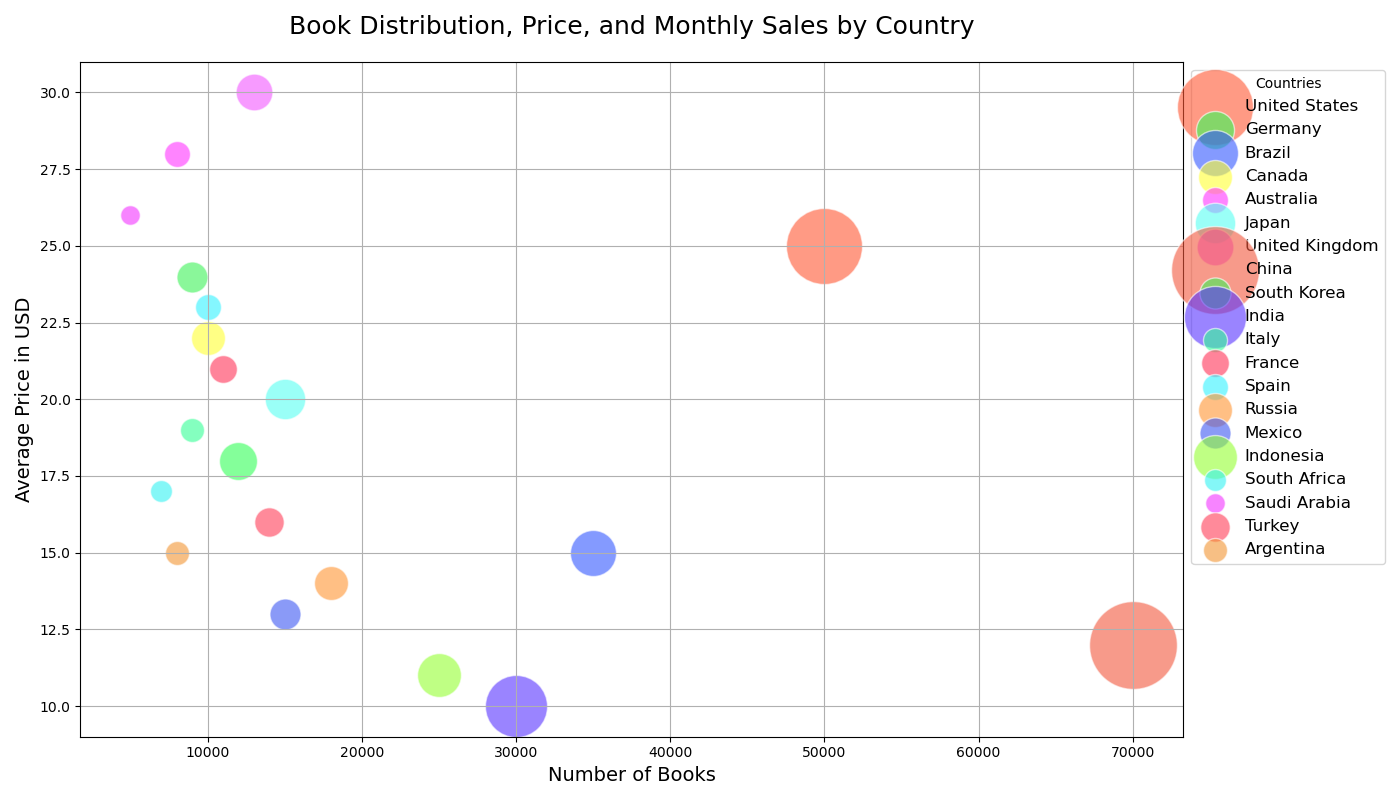

This chart was generated by the following Python code:

import matplotlib.pyplot as plt

countries = ["United States", "Germany", "Brazil", "Canada", "Australia", "Japan", 
             "United Kingdom", "China", "South Korea", "India", "Italy", "France", 
             "Spain", "Russia", "Mexico", "Indonesia", "South Africa", "Saudi Arabia", 
             "Turkey", "Argentina"]
num_books = [50000, 12000, 35000, 10000, 8000, 15000, 13000, 70000, 9000, 30000, 9000, 
             11000, 10000, 18000, 15000, 25000, 7000, 5000, 14000, 8000]
avg_price = [25, 18, 15, 22, 28, 20, 30, 12, 24, 10, 19, 21, 23, 14, 13, 11, 17, 26, 
             16, 15]
monthly_sales = [60000, 15000, 22000, 12000, 7000, 17000, 14000, 80000, 10000, 40000, 
                 6000, 8000, 7000, 12000, 10000, 20000, 5000, 4000, 9000, 6000]

fig, ax = plt.subplots(figsize=(14, 8))

colors = {
    "United States": "#FF5733", "Germany": "#33FF57", "Brazil": "#3357FF", 
    "Canada": "#FFFF33", "Australia": "#FF33FF", "Japan": "#57FFF3", 
    "United Kingdom": "#F357FF", "China": "#F3573C", "South Korea": "#3CF357", 
    "India": "#5733FF", "Italy": "#33FF95", "France": "#FF3357", "Spain": "#33F3FF", 
    "Russia": "#FF9533", "Mexico": "#3C57F3", "Indonesia": "#95FF33", 
    "South Africa": "#33F3F3", "Saudi Arabia": "#F333FF", "Turkey": "#FF3C57", 
    "Argentina": "#F39533"
}

for i, country in enumerate(countries):
    ax.scatter(num_books[i], avg_price[i], s=monthly_sales[i]*0.05, 
               c=colors[country], alpha=0.6, edgecolors="w", label=country)

ax.set_title('Book Distribution, Price, and Monthly Sales by Country', fontsize=18, pad=20)
ax.set_xlabel('Number of Books', fontsize=14)
ax.set_ylabel('Average Price in USD', fontsize=14)

ax.grid(True)

ax.legend(title="Countries", loc='upper left', bbox_to_anchor=(1, 1), fontsize=12)

plt.tight_layout()
plt.show()
